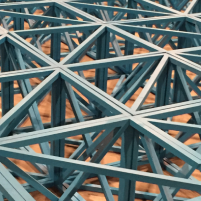
#> input picture data/images/coco/mesh.png, 201 x 201 px
$ jupyter execute --allow-errors build_dev_28.ipynb
#> lines starting #> are read from the running program, lines starting #| are printed output that depends on the picture
# Laplacian Associative Memory (LAM) - DEV 28

[Multiscale representations of community structures in attractor neural networks](https://www.ncbi.nlm.nih.gov/pmc/articles/PMC8412329/pdf/pcbi.1009296.pdf) (2021)

- Fix injection method for feature-based pattern.

[cell 1]
from nn import LAM
import libtools

[cell 2]
import PIL.Image
import numpy as np
import matplotlib.pyplot as plt

---

#### LOAD DATA

#> (a cell that did not finish here is left out)

[cell 4]
img = np.array(PIL.Image.open("../data/images/coco/mesh.png").convert('L'), dtype=float)
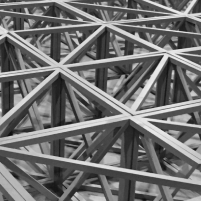
#> img: shape (201, 201) float64; min 12, max 242, mean 111.7
img /= np.max(img)

print('Image:', img.shape)
#| Image: (201, 201)
print('min:', f"{img.min():.2f}", 'max:', f"{img.max():.2f}")
#| min: 0.05 max: 1.00


$ run again, with data/images/coco/apparatus.png copied over data/images/coco/mesh.png
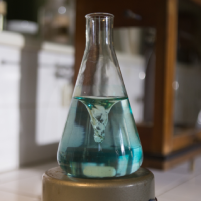
#> input picture data/images/coco/apparatus.png, 201 x 201 px
#> `img = np.array(PIL.Image.open("../data/images/coco/mesh.png").convert(..`:
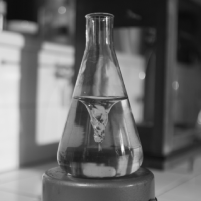
#> img: shape (201, 201) float64; min 11, max 254, mean 105.3
#| Image: (201, 201)
#| min: 0.04 max: 1.00

$ run again, with data/images/coco/astronaut.png copied over data/images/coco/mesh.png
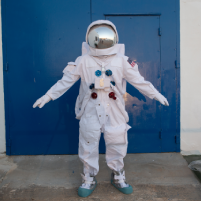
#> input picture data/images/coco/astronaut.png, 201 x 201 px
#> `img = np.array(PIL.Image.open("../data/images/coco/mesh.png").convert(..`:
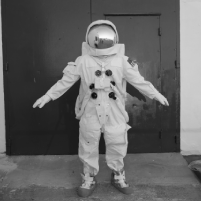
#> img: shape (201, 201) float64; min 10, max 250, mean 100.4
#| Image: (201, 201)
#| min: 0.04 max: 1.00
